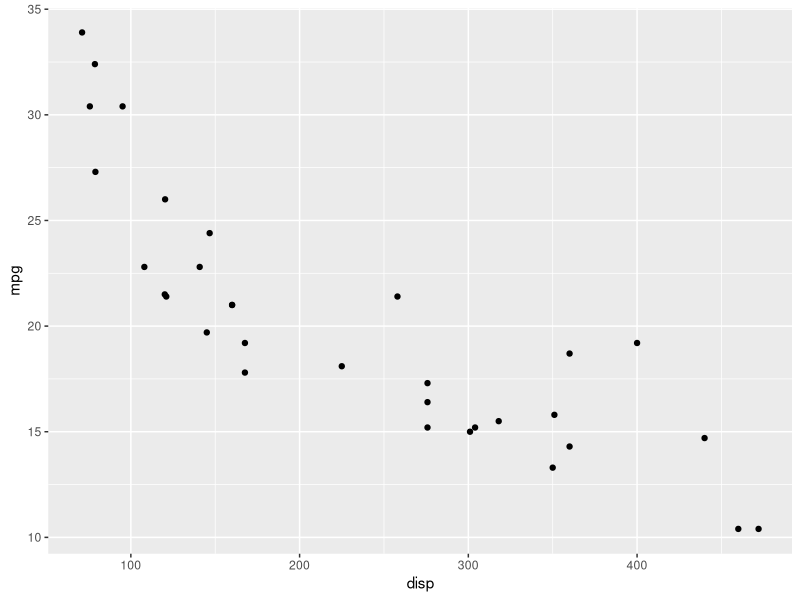
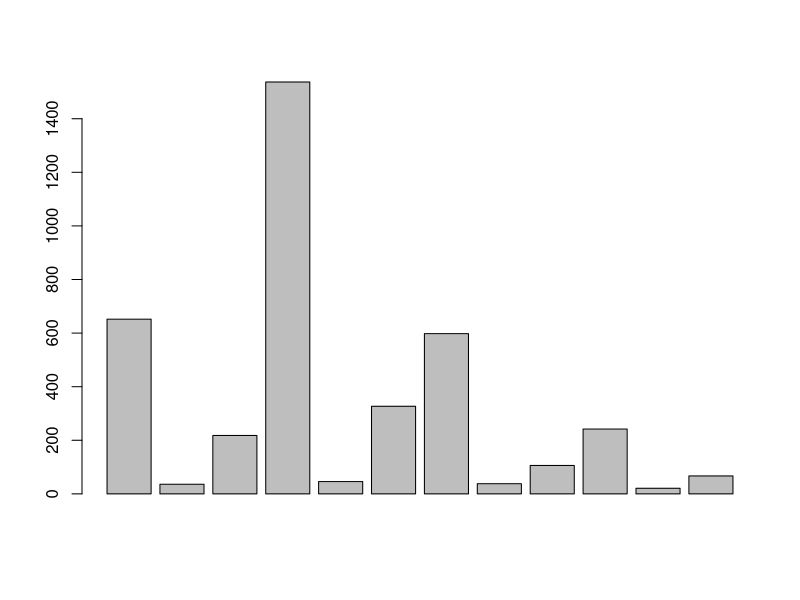
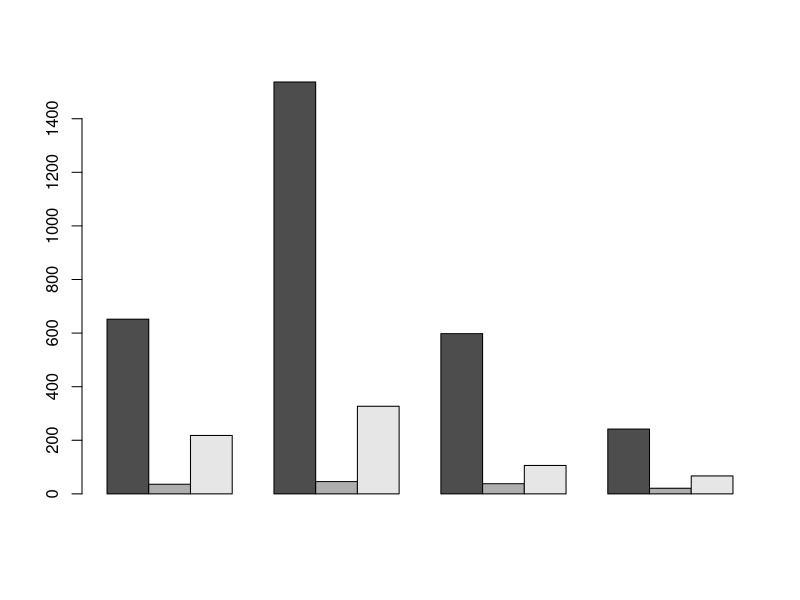
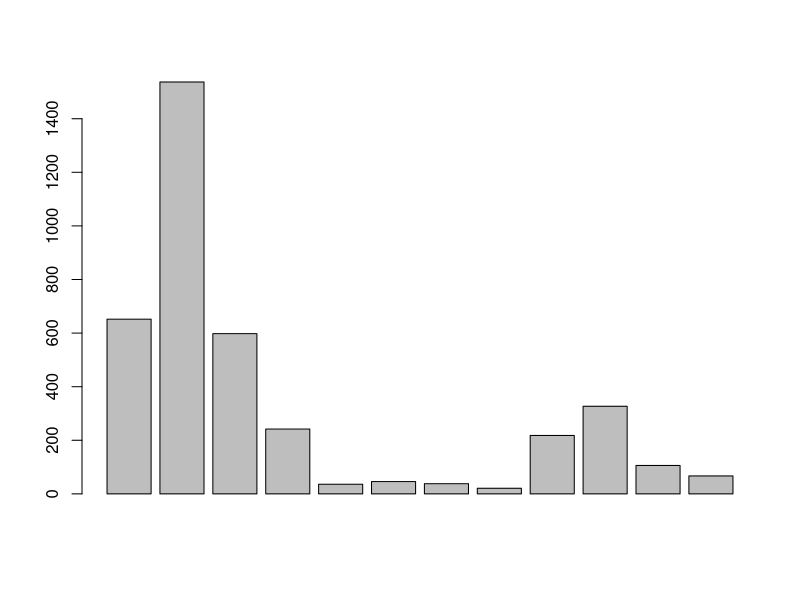
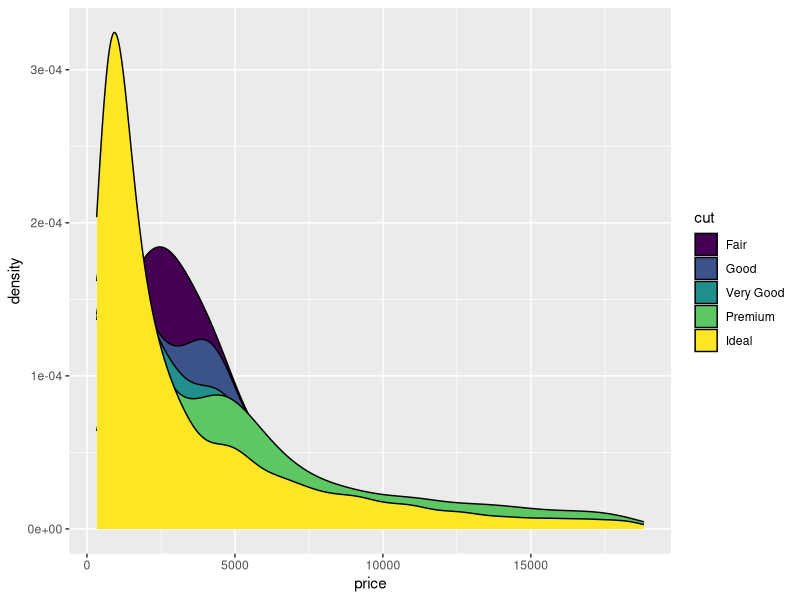
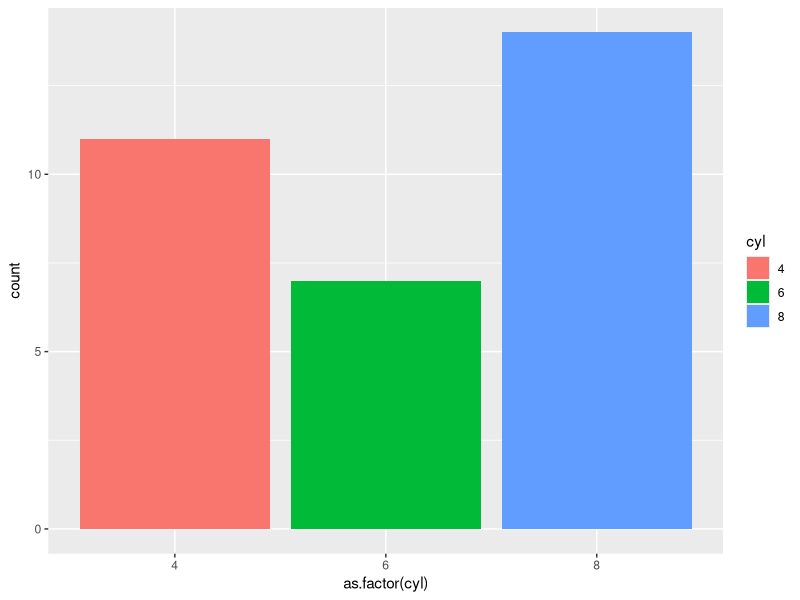

Write R code to recreate these figures, in order.
# Exercicio 1 - Crie uma função que receba os dois vetores abaixo como parâmetro, 
# converta-os em um dataframe e imprima no console
vec1 <- (10:13)
vec2 <- c("a", "b", "c", "d")

vec_merge <- data.frame(vec1, vec2)
View(vec_merge)

# Exercicio 2 - Crie uma matriz com 4 linhas e 4 colunas preenchida com 
# números inteiros e calcule a média de cada linha

mtx <- matrix(sample.int(16), nrow = 4, ncol = 4)
View(mtx)
apply(mtx, 1, mean)


# Exercicio 3 - Considere o dataframe abaixo. 
# Calcule a média por disciplina e depois calcule a média de apenas uma disciplina
escola <- data.frame(Aluno = c('Alan', 'Alice', 'Alana', 'Aline', 'Alex', 'Ajay'),
                     Matematica = c(90, 80, 85, 87, 56, 79),
                     Geografia = c(100, 78, 86, 90, 98, 67),
                     Quimica = c(76, 56, 89, 90, 100, 87))


apply(escola[,2:4], 2, mean)

apply(escola[,2, drop = FALSE], 2, mean)
# ou
mean(escola$Matematica)

# Exercicio 4 - Crie uma lista com 3 elementos, todos numéricos 
# e calcule a soma de todos os elementos da lista
list1 <- list(a=c(2, 5, 2), b=c(3:10), c=c(1:5))

lapply(list1, sum)

do.call(sum, list1)

# Exercicio 5 - Transforme a lista anterior um vetor

vec3 <- unlist(list1)
View(vec3)
sum(vec3)

# Exercicio 6 - Considere a string abaixo. Substitua a palavra "textos" por "frases"
str <- c("Expressoes", "regulares", "em linguagem R", 
         "permitem a busca de padroes", "e exploracao de textos",
         "podemos buscar padroes em digitos",
         "como por exemplo",
         "10992451280")


str <- gsub('textos', 'frases', str)
str


# Exercicio 7 - Usando o dataset mtcars, crie um grafico com ggplot do tipo 
# scatter plot. Use as colunas disp e mpg nos eixos x e y respectivamente

library(ggplot2)

str(mtcars)
?ggplot
ggplot(mtcars) +
  geom_point(aes(disp, mpg))



# Exercicio 8 - Considere a matriz abaixo.
# Crie um bar plot que represente os dados em barras individuais.
mat1 <- matrix(c(652,1537,598,242,36,46,38,21,218,327,106,67), nrow = 3, byrow = T)
mat1
?as.vector
barplot(as.vector(mat1))

#poderia ser feito dessa forma
barplot(mat1, beside = TRUE)

tmat1 <- t(mat1)
barplot(as.vector(tmat1))


# Exercício 9 - Qual o erro do código abaixo?
data(diamonds)
str(diamonds)
View(diamonds)
?ggplot

# ggplot(data = diamonds, aes(x = price, group = fill, fill = cut)) + 
#  geom_density(adjust = 1.5)
# Que paremetros sao esse - 'group' e 'fill' ????
# fill seria apenas para um boxplot? Não
# group por fill nao faz sentido, poderia ser agrupado pela variavel cut, mas por fill nao.

ggplot(data = diamonds, aes(x = price, group = cut, fill = cut)) + 
  geom_density(adjust = 1.5)


# Exercício 10 - Qual o erro do código abaixo?
ggplot(mtcars, aes(x = as.factor(cyl), fill = as.factor(cyl))) + 
  geom_bar() +
  labs(fill = "cyl")

# geom_barplot() substituir por geom_bar()


